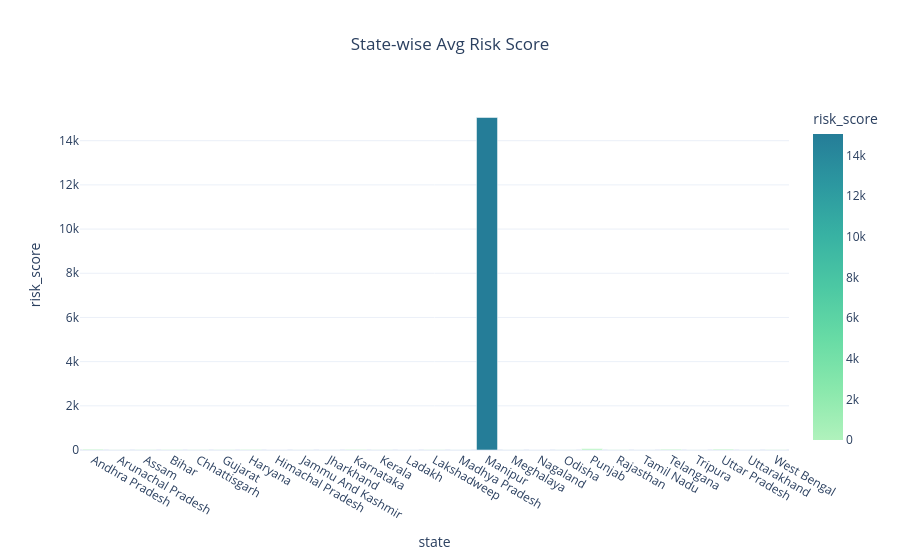

Notebook cell for this chart:
### Markdown cell above
### 7. State-wise Average Risk Score

- Shows average groundwater risk in each state.

### Code cell
avg_risk_state = df.groupby('state')['risk_score'].mean().reset_index()

fig3 = px.bar(
    avg_risk_state,
    x='state',
    y='risk_score',
    color='risk_score',
    color_continuous_scale=px.colors.sequential.Tealgrn,  # ✅ Blue-Green
    title='State-wise Avg Risk Score'
)

fig3.update_layout(
    template='plotly_white',
    title_x=0.5
)

fig3.show()

### Figure 1 — Plotly figure (JSON) as saved in the notebook; plotly's stock layout.template omitted (floating-point values rounded to 4 significant figures)
{"data": [{"hovertemplate": "state=%{x}<br>risk_score=%{marker.color}<extra></extra>", "legendgroup": "", "marker": {"color": [34.55, 8.373, 15.33, 20.04, 12.42, 15.16, 24.93, 0.3745, 5.247, 3.201, 25.5, 10.09, 1.872, 13.02, 3.689, 15050.0, 2.7, 1.104, 7.057, 61.72, 14.4, 2.175, 35.37, 2.7, 38.23, 4.419, 15.12], "coloraxis": "coloraxis", "pattern": {"shape": ""}}, "name": "", "orientation": "v", "showlegend": false, "textposition": "auto", "type": "bar", "x": ["Andhra Pradesh", "Arunachal Pradesh", "Assam", "Bihar", "Chhattisgarh", "Gujarat", "Haryana", "Himachal Pradesh", "Jammu And Kashmir", "Jharkhand", "Karnataka", "Kerala", "Ladakh", "Lakshadweep", "Madhya Pradesh", "Manipur", "Meghalaya", "Nagaland", "Odisha", "Punjab", "Rajasthan", "Tamil Nadu", "Telangana", "Tripura", "Uttar Pradesh", "Uttarakhand", "West Bengal"], "xaxis": "x", "y": [34.55, 8.373, 15.33, 20.04, 12.42, 15.16, 24.93, 0.3745, 5.247, 3.201, 25.5, 10.09, 1.872, 13.02, 3.689, 15050.0, 2.7, 1.104, 7.057, 61.72, 14.4, 2.175, 35.37, 2.7, 38.23, 4.419, 15.12], "yaxis": "y"}], "layout": {"barmode": "relative", "coloraxis": {"colorbar": {"title": {"text": "risk_score"}}, "colorscale": [[0, "rgb(176, 242, 188)"], [0.1667, "rgb(137, 232, 172)"], [0.3333, "rgb(103, 219, 165)"], [0.5, "rgb(76, 200, 163)"], [0.6667, "rgb(56, 178, 163)"], [0.8333, "rgb(44, 152, 160)"], [1, "rgb(37, 125, 152)"]]}, "legend": {"tracegroupgap": 0}, "title": {"text": "State-wise Avg Risk Score", "x": 0.5}, "xaxis": {"anchor": "y", "domain": [0, 1], "title": {"text": "state"}}, "yaxis": {"anchor": "x", "domain": [0, 1], "title": {"text": "risk_score"}}}}
